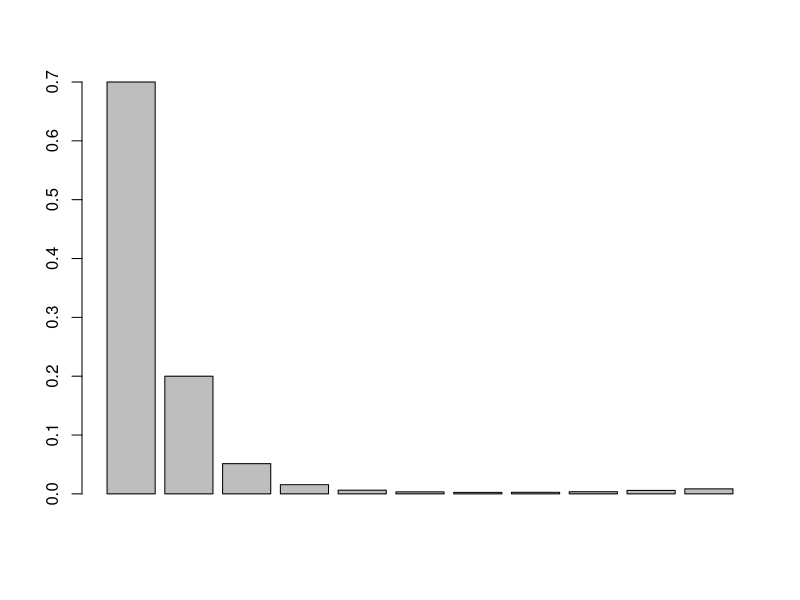

The R source for this figure:
#  Quadratic Exponential Family (QE)
## Exchangeable parameterization
obj = function(K,pi0,pi1,gamma)
{
      value = 0
      for (s in 2:K)
      {
            value = value + pi0*choose(K,s)*exp(s*log(pi1/pi0/K)+choose(s,2)*gamma)
      }
      value + pi0 + pi1 -1
}

obj(K=4,pi0=0.4,pi1=0.3,gamma=10)


probs = function(K,pi0,pi1,gamma)
{
      Pi = c(pi0,pi1)
      for (s in 2:K)
      {
            Pi[s+1] = pi0*choose(K,s)*exp(s*log(pi1/pi0/K)+choose(s,2)*gamma)
      }
      Pi
}

ga = uniroot(f=obj,interval=c(-200,200),K=10,pi0=0.7,pi1=0.2)
Pi = probs(K=10,pi0=0.7,pi1=0.2,gamma=ga$root)
barplot(Pi)

points(0:10,log(Pi))